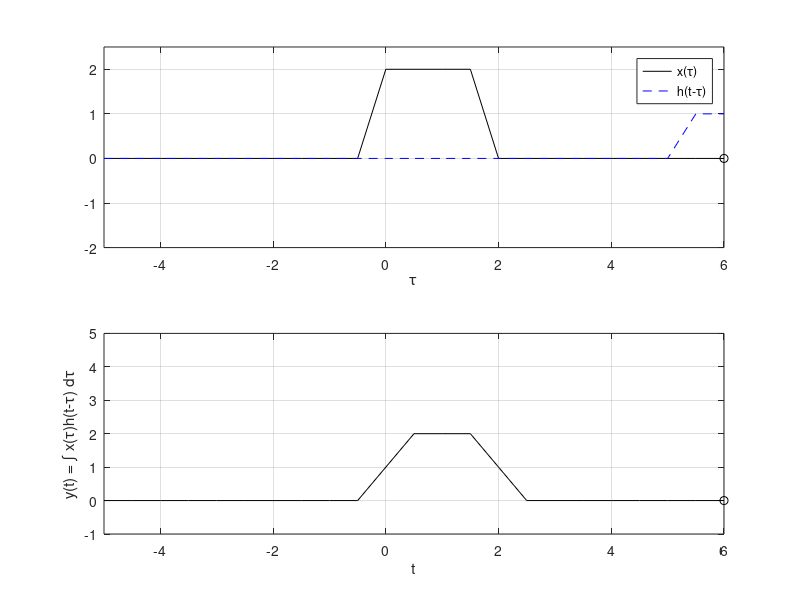

This figure's MATLAB source:
close all
clear all
clc
clf  % clear figure

%% signal: x, impulse response: h
x = @(time) 2*(time>=0 & time<2);
h = @(time) (time>=0 & time<1);

%% we need two time variables 'tau' and 't'
% 'tau' will be the variable for integration : resolution of 'tau' will 
                        % determine error limit of numerical integration
% 't' will be the variable for introducing time delay h(t-tau) : will
                        % determine the resolution of output signal y(t)
% the result will be in terms of time variable 't'
% y(t)=Integration (x(tau)*h(t-tau))*dtau, with limits of tau=-inf to +inf

dtau = 0.5;   % time step of tau (time), smaller value will improve the 
              % shape of signal 'x' and 'h'

tau = -5:dtau:6;  % 'tau' should cover time scale from -inf to 
                  % +inf, however, we are taking a range that
                  % specifies non-zero region of 'x' and 'h'
                
dT=0.5;   % step for variable 't': will define time resolution of 
          % output signal 'y'
          
% has to be careful while chooseing the limits for 't'
% y(t) will have non-zero value from min(non_zero_x)+min(non_zero_h)+ to
% max(non_zero_x)+ max(non_zero_h)
t = -5:dT:6;  % time variable for the time delay and output signal
y = NaN(1, length (t)); % Pre-allocate memory with NaN (Not a Number)
                        % will help during debugging 


for ii=1:length(t)  % evaluating integration of x(tau)*h(t-tau)
                    % for a specific time delay t(ii)
    t(ii)
    
    xh = h(t(ii)-tau).*x(tau); % x(tau) is an array with same length as
                               % time variable 'tau'
                               % h(-tau) is an array with same length as x(tau)
                               % h(t(ii)-tau) is a delayed version of
                               % signal h(-tau)
                               
    y(ii)=trapz(tau,xh)   % evaluating the overlap intergal of x(tau) and
                           % h(t-tau)
                           
    
  
%% plotting in fancy way, good to know what the code does, but not a  
%  necessary requirment
    subplot (211)
    plot(tau, x(tau), 'k-', tau, h(t(ii)-tau), 'b--', t(ii), 0, 'ok');
    xlabel('\tau'); axis ([tau(1) tau(end) -2.0 2.5]); grid;
    legend('x(\tau)','h(t-\tau)');
    
    subplot (212)
    plot (t, y, 'k', t (ii), y(ii), 'ok');
    xlabel ('t'); ylabel ('y(t) = \int x(\tau)h(t-\tau) d\tau');
    axis ([tau(1) tau(end) -1.0 5.0]); grid;
    drawnow;
    
  end